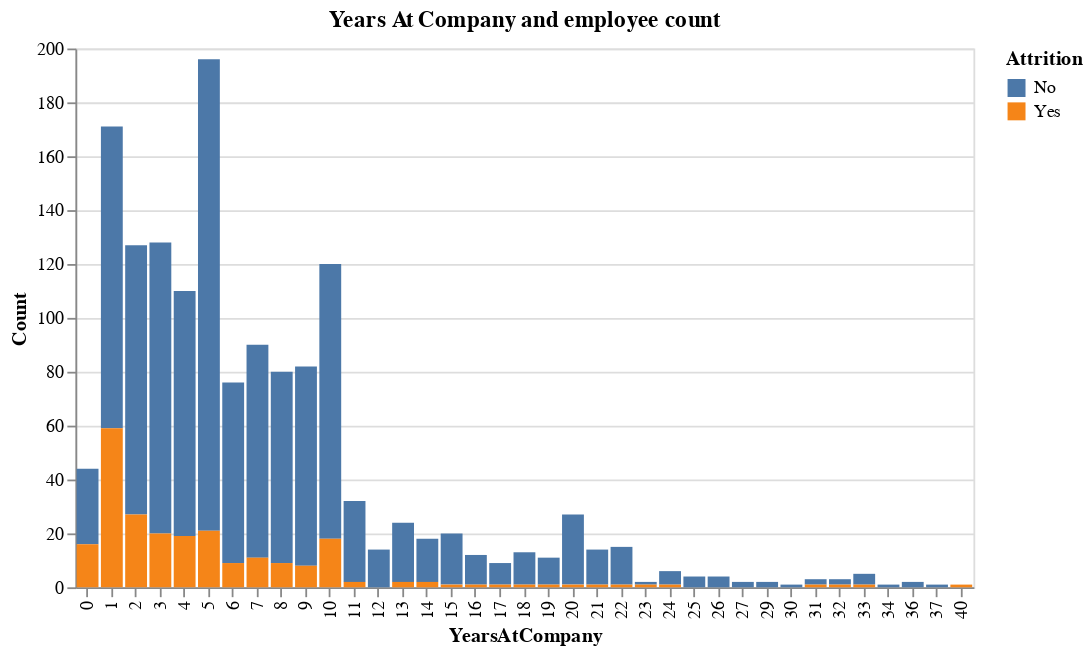

Write notebook code for a chart like this one.
### Markdown cell above
**Using Altair, create a stacked bar chart with the count() on the Y-axis, and the YearsAtCompany on the X-axis. We want the bars to be colored based on Attrition.**

### Code cell
# Calculate employee counts
YearsAtCompany_grouping = df.groupby(['YearsAtCompany', 'Attrition']).size().reset_index(name='Count')

# Create a stacked bar chart
StackedBarChart_YearsAtCompany = alt.Chart(YearsAtCompany_grouping).mark_bar().encode(
    x='YearsAtCompany:O',
    y='Count:Q',
    color='Attrition:N',
    tooltip=['YearsAtCompany', 'Count', 'Attrition']
).properties(
    width=500,
    height=300,
    title='Years At Company and employee count'
)

StackedBarChart_YearsAtCompany.configure_title(
    fontSize=20,
    font='Courier',
    anchor='start',
    color='gray')

# Display the chart
StackedBarChart_YearsAtCompany

### Figure 1 — Vega-Lite specification as saved in the notebook (floating-point values rounded to 4 significant figures)
{"config": {"view": {"continuousWidth": 400, "continuousHeight": 300}}, "data": {"name": "data-1a256fc089ed2afcb2bf9f006c5009a7"}, "mark": "bar", "encoding": {"color": {"field": "Attrition", "type": "nominal"}, "tooltip": [{"field": "YearsAtCompany", "type": "quantitative"}, {"field": "Count", "type": "quantitative"}, {"field": "Attrition", "type": "nominal"}], "x": {"field": "YearsAtCompany", "type": "ordinal"}, "y": {"field": "Count", "type": "quantitative"}}, "height": 300, "title": "Years At Company and employee count", "width": 500, "$schema": "https://vega.github.io/schema/vega-lite/v4.17.0.json", "datasets": {"data-1a256fc089ed2afcb2bf9f006c5009a7": [{"YearsAtCompany": 0, "Attrition": "No", "Count": 28}, {"YearsAtCompany": 0, "Attrition": "Yes", "Count": 16}, {"YearsAtCompany": 1, "Attrition": "No", "Count": 112}, {"YearsAtCompany": 1, "Attrition": "Yes", "Count": 59}, {"YearsAtCompany": 2, "Attrition": "No", "Count": 100}, {"YearsAtCompany": 2, "Attrition": "Yes", "Count": 27}, {"YearsAtCompany": 3, "Attrition": "No", "Count": 108}, {"YearsAtCompany": 3, "Attrition": "Yes", "Count": 20}, {"YearsAtCompany": 4, "Attrition": "No", "Count": 91}, {"YearsAtCompany": 4, "Attrition": "Yes", "Count": 19}, {"YearsAtCompany": 5, "Attrition": "No", "Count": 175}, {"YearsAtCompany": 5, "Attrition": "Yes", "Count": 21}, {"YearsAtCompany": 6, "Attrition": "No", "Count": 67}, {"YearsAtCompany": 6, "Attrition": "Yes", "Count": 9}, {"YearsAtCompany": 7, "Attrition": "No", "Count": 79}, {"YearsAtCompany": 7, "Attrition": "Yes", "Count": 11}, {"YearsAtCompany": 8, "Attrition": "No", "Count": 71}, {"YearsAtCompany": 8, "Attrition": "Yes", "Count": 9}, {"YearsAtCompany": 9, "Attrition": "No", "Count": 74}, {"YearsAtCompany": 9, "Attrition": "Yes", "Count": 8}, {"YearsAtCompany": 10, "Attrition": "No", "Count": 102}, {"YearsAtCompany": 10, "Attrition": "Yes", "Count": 18}, {"YearsAtCompany": 11, "Attrition": "No", "Count": 30}, {"YearsAtCompany": 11, "Attrition": "Yes", "Count": 2}, {"YearsAtCompany": 12, "Attrition": "No", "Count": 14}, {"YearsAtCompany": 13, "Attrition": "No", "Count": 22}, {"YearsAtCompany": 13, "Attrition": "Yes", "Count": 2}, {"YearsAtCompany": 14, "Attrition": "No", "Count": 16}, {"YearsAtCompany": 14, "Attrition": "Yes", "Count": 2}, {"YearsAtCompany": 15, "Attrition": "No", "Count": 19}, {"YearsAtCompany": 15, "Attrition": "Yes", "Count": 1}, {"YearsAtCompany": 16, "Attrition": "No", "Count": 11}, {"YearsAtCompany": 16, "Attrition": "Yes", "Count": 1}, {"YearsAtCompany": 17, "Attrition": "No", "Count": 8}, {"YearsAtCompany": 17, "Attrition": "Yes", "Count": 1}, {"YearsAtCompany": 18, "Attrition": "No", "Count": 12}, {"YearsAtCompany": 18, "Attrition": "Yes", "Count": 1}, {"YearsAtCompany": 19, "Attrition": "No", "Count": 10}, {"YearsAtCompany": 19, "Attrition": "Yes", "Count": 1}, {"YearsAtCompany": 20, "Attrition": "No", "Count": 26}, {"YearsAtCompany": 20, "Attrition": "Yes", "Count": 1}, {"YearsAtCompany": 21, "Attrition": "No", "Count": 13}, {"YearsAtCompany": 21, "Attrition": "Yes", "Count": 1}, {"YearsAtCompany": 22, "Attrition": "No", "Count": 14}, {"YearsAtCompany": 22, "Attrition": "Yes", "Count": 1}, {"YearsAtCompany": 23, "Attrition": "No", "Count": 1}, {"YearsAtCompany": 23, "Attrition": "Yes", "Count": 1}, {"YearsAtCompany": 24, "Attrition": "No", "Count": 5}, {"YearsAtCompany": 24, "Attrition": "Yes", "Count": 1}, {"YearsAtCompany": 25, "Attrition": "No", "Count": 4}, {"YearsAtCompany": 26, "Attrition": "No", "Count": 4}, {"YearsAtCompany": 27, "Attrition": "No", "Count": 2}, {"YearsAtCompany": 29, "Attrition": "No", "Count": 2}, {"YearsAtCompany": 30, "Attrition": "No", "Count": 1}, {"YearsAtCompany": 31, "Attrition": "No", "Count": 2}, {"YearsAtCompany": 31, "Attrition": "Yes", "Count": 1}, {"YearsAtCompany": 32, "Attrition": "No", "Count": 2}, {"YearsAtCompany": 32, "Attrition": "Yes", "Count": 1}, {"YearsAtCompany": 33, "Attrition": "No", "Count": 4}, {"YearsAtCompany": 33, "Attrition": "Yes", "Count": 1}, {"YearsAtCompany": 34, "Attrition": "No", "Count": 1}, {"YearsAtCompany": 36, "Attrition": "No", "Count": 2}, {"YearsAtCompany": 37, "Attrition": "No", "Count": 1}, {"YearsAtCompany": 40, "Attrition": "Yes", "Count": 1}]}}
